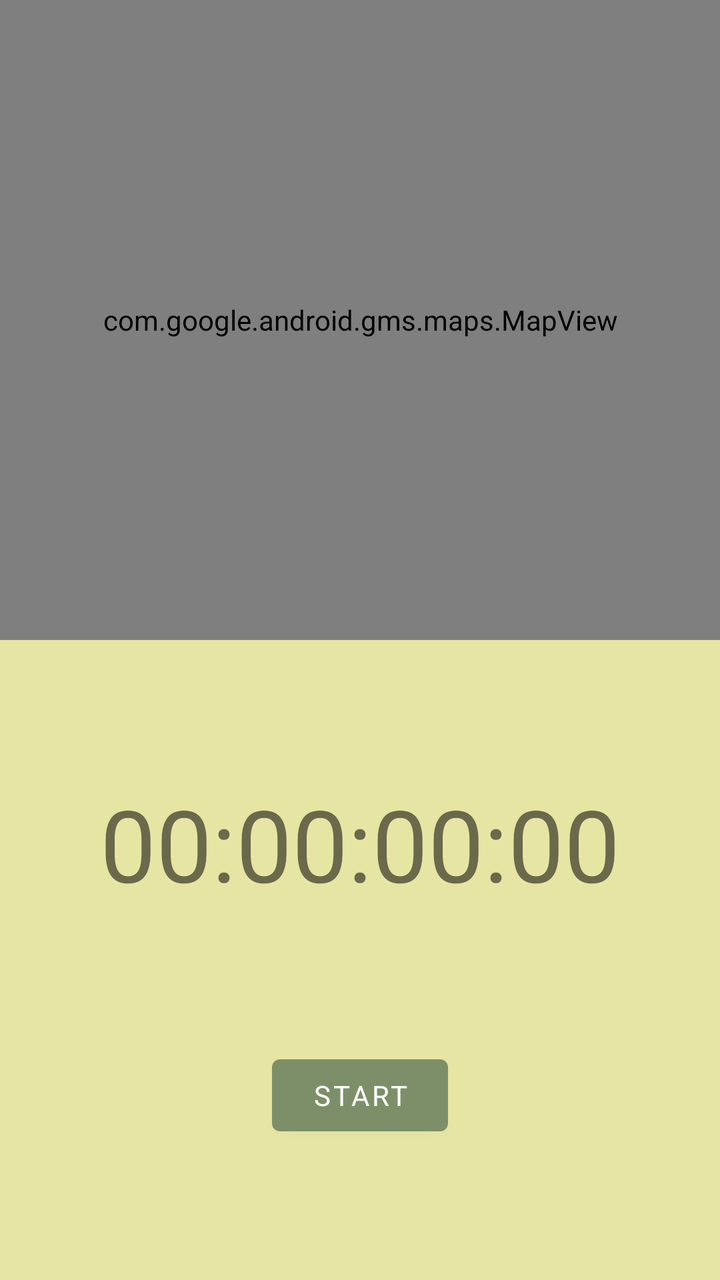
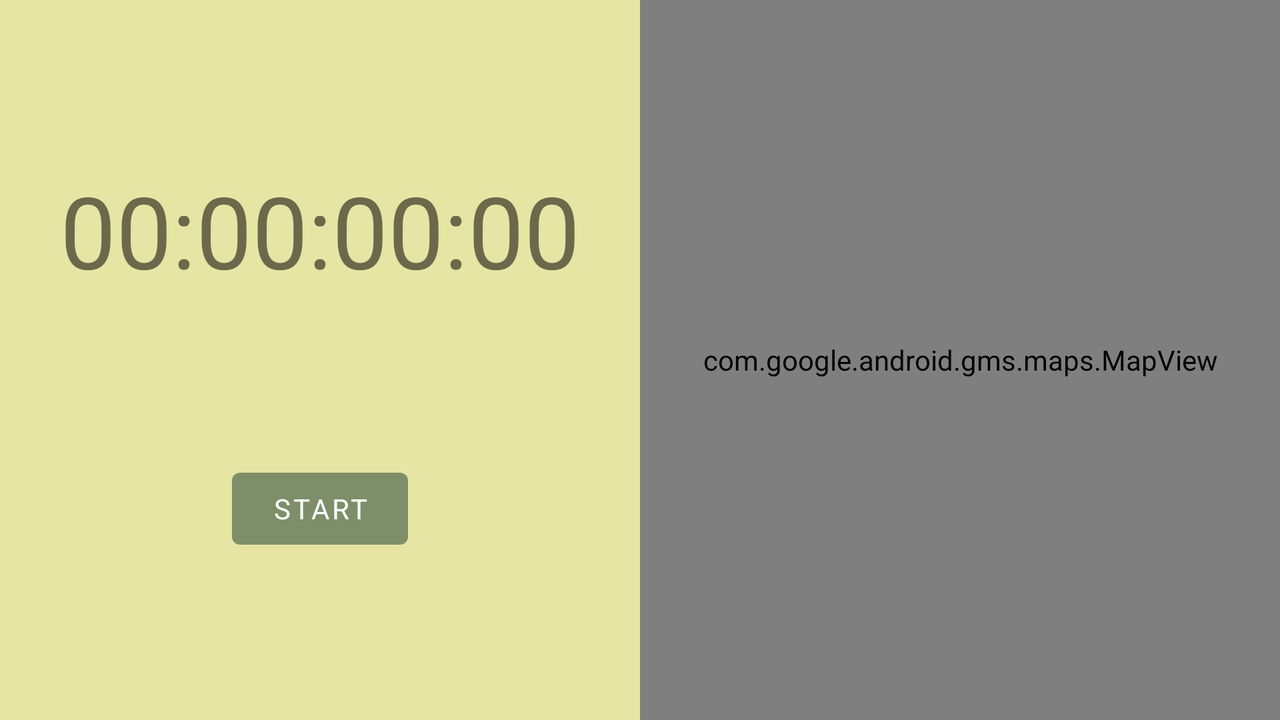

The same Android screen from two of the app's own layout files: first res/layout/ as a phone draws it, then the author's variant for another configuration, drawn on a device whose configuration selects that folder. Both files follow.
<!-- AndroidManifest.xml: application theme Theme.RunningTrackerApp -->
<!-- res/layout/fragment_tracking.xml -->
<?xml version="1.0" encoding="utf-8"?>
<androidx.constraintlayout.widget.ConstraintLayout xmlns:android="http://schemas.android.com/apk/res/android"
    xmlns:app="http://schemas.android.com/apk/res-auto"
    android:layout_width="match_parent"
    android:layout_height="match_parent">

    <androidx.constraintlayout.widget.ConstraintLayout
        android:id="@+id/clInnerLayout"
        android:layout_width="match_parent"
        android:layout_height="0dp"
        android:background="@color/peach_yellow"
        app:layout_constraintBottom_toBottomOf="parent"
        app:layout_constraintEnd_toEndOf="parent"
        app:layout_constraintHorizontal_bias="0.5"
        app:layout_constraintStart_toStartOf="parent"
        app:layout_constraintTop_toBottomOf="@+id/mapView">

        <com.google.android.material.textview.MaterialTextView
            android:id="@+id/tvTimer"
            android:layout_width="wrap_content"
            android:layout_height="wrap_content"
            android:text="@string/_00_00_00_00"
            android:textSize="50sp"
            app:layout_constraintBottom_toTopOf="@+id/btnToggleRun"
            app:layout_constraintEnd_toEndOf="parent"
            app:layout_constraintHorizontal_bias="0.5"
            app:layout_constraintStart_toStartOf="parent"
            app:layout_constraintTop_toTopOf="parent" />

        <com.google.android.material.button.MaterialButton
            android:id="@+id/btnToggleRun"
            android:layout_width="wrap_content"
            android:layout_height="wrap_content"
            android:text="@string/start"
            app:layout_constraintBottom_toBottomOf="parent"
            app:layout_constraintEnd_toStartOf="@+id/btnFinishRun"
            app:layout_constraintHorizontal_bias="0.5"
            app:layout_constraintStart_toStartOf="parent"
            app:layout_constraintTop_toBottomOf="@+id/tvTimer" />

        <com.google.android.material.button.MaterialButton
            android:id="@+id/btnFinishRun"
            android:layout_width="wrap_content"
            android:layout_height="wrap_content"
            android:text="@string/finish_run"
            android:visibility="gone"
            app:layout_constraintBottom_toBottomOf="parent"
            app:layout_constraintEnd_toEndOf="parent"
            app:layout_constraintHorizontal_bias="0.5"
            app:layout_constraintStart_toEndOf="@+id/btnToggleRun"
            app:layout_constraintTop_toBottomOf="@+id/tvTimer" />


    </androidx.constraintlayout.widget.ConstraintLayout>

    <com.google.android.material.textview.MaterialTextView
        android:id="@+id/tvLetsGo"
        android:layout_width="wrap_content"
        android:layout_height="wrap_content"
        android:text="@string/let_s_go_username"
        android:textAlignment="center"
        android:textSize="50sp"
        android:visibility="gone"
        app:layout_constraintBottom_toTopOf="@+id/clInnerLayout"
        app:layout_constraintEnd_toEndOf="parent"
        app:layout_constraintHorizontal_bias="0.5"
        app:layout_constraintStart_toStartOf="parent"
        app:layout_constraintTop_toTopOf="parent" />

    <com.google.android.gms.maps.MapView
        android:id="@+id/mapView"
        android:layout_width="match_parent"
        android:layout_height="0dp"
        app:layout_constraintBottom_toTopOf="@+id/clInnerLayout"
        app:layout_constraintEnd_toEndOf="parent"
        app:layout_constraintHorizontal_bias="0.5"
        app:layout_constraintStart_toStartOf="parent"
        app:layout_constraintTop_toTopOf="parent" />

</androidx.constraintlayout.widget.ConstraintLayout>
<!-- resources referenced by this layout -->
<resources>
  <color name="peach_yellow">#E6E5A3</color>
  <string name="_00_00_00_00">00:00:00:00</string>
  <string name="finish_run">Finish Run</string>
  <string name="let_s_go_username">Let\'s go, USERNAME!</string>
  <string name="start">Start</string>
  <style name="Theme.RunningTrackerApp" parent="Theme.MaterialComponents.DayNight.DarkActionBar">
          
          <item name="colorPrimary">@color/green_grey</item>
          <item name="colorPrimaryVariant">@color/hazel_green</item>
          <item name="colorOnPrimary">@color/white</item>
          
          <item name="colorSecondary">@color/peach_yellow</item>
          <item name="colorSecondaryVariant">@color/green_smoke</item>
          <item name="colorOnSecondary">@color/black</item>
          
          <item name="android:statusBarColor">?attr/colorPrimaryVariant</item>
          
          <item name="fontFamily">@font/lato_regular</item>
          <item name="alertDialogTheme">@style/AlertDialogTheme</item>
  
      </style>
  <color name="green_grey">#7D8F69</color>
  <color name="hazel_green">#557153</color>
  <color name="white">#FFFFFFFF</color>
  <color name="green_smoke">#A9AF7E</color>
  <color name="black">#FF000000</color>
  <style name="AlertDialogTheme" parent="ThemeOverlay.MaterialComponents.Dialog.Alert">
          <item name="buttonBarPositiveButtonStyle">@style/PositiveButtonStyle</item>
          <item name="buttonBarNegativeButtonStyle">@style/NegativeButtonStyle</item>
      </style>
  <style name="PositiveButtonStyle" parent="Widget.MaterialComponents.Button.TextButton.Dialog">
          <item name="android:textColor">@color/colorAccent</item>
      </style>
  <style name="NegativeButtonStyle" parent="Widget.MaterialComponents.Button.TextButton.Dialog">
          <item name="android:textColor">@color/colorAccent</item>
      </style>
  <color name="colorAccent">#F0FF42</color>
</resources>
<!-- res/layout-land/fragment_tracking.xml (the author's variant of the layout above) -->
<!-- drawn on the phone turned sideways -->
<?xml version="1.0" encoding="utf-8"?>
<androidx.constraintlayout.widget.ConstraintLayout xmlns:android="http://schemas.android.com/apk/res/android"
    xmlns:app="http://schemas.android.com/apk/res-auto"
    android:layout_width="match_parent"
    android:layout_height="match_parent">

    <androidx.constraintlayout.widget.ConstraintLayout
        android:id="@+id/clInnerLayout"
        android:layout_width="0dp"
        android:layout_height="0dp"
        android:background="@color/peach_yellow"
        app:layout_constraintBottom_toBottomOf="parent"
        app:layout_constraintEnd_toStartOf="@+id/mapView"
        app:layout_constraintHorizontal_bias="0.5"
        app:layout_constraintStart_toStartOf="parent"
        app:layout_constraintTop_toTopOf="parent">

        <com.google.android.material.textview.MaterialTextView
            android:id="@+id/tvTimer"
            android:layout_width="wrap_content"
            android:layout_height="wrap_content"
            android:text="@string/_00_00_00_00"
            android:textSize="50sp"
            app:layout_constraintBottom_toTopOf="@+id/btnToggleRun"
            app:layout_constraintEnd_toEndOf="parent"
            app:layout_constraintHorizontal_bias="0.5"
            app:layout_constraintStart_toStartOf="parent"
            app:layout_constraintTop_toTopOf="parent" />

        <com.google.android.material.button.MaterialButton
            android:id="@+id/btnToggleRun"
            android:layout_width="wrap_content"
            android:layout_height="wrap_content"
            android:text="@string/start"
            app:layout_constraintBottom_toBottomOf="parent"
            app:layout_constraintEnd_toStartOf="@+id/btnFinishRun"
            app:layout_constraintHorizontal_bias="0.5"
            app:layout_constraintStart_toStartOf="parent"
            app:layout_constraintTop_toBottomOf="@+id/tvTimer" />

        <com.google.android.material.button.MaterialButton
            android:id="@+id/btnFinishRun"
            android:layout_width="wrap_content"
            android:layout_height="wrap_content"
            android:text="@string/finish_run"
            android:visibility="gone"
            app:layout_constraintBottom_toBottomOf="parent"
            app:layout_constraintEnd_toEndOf="parent"
            app:layout_constraintHorizontal_bias="0.5"
            app:layout_constraintStart_toEndOf="@+id/btnToggleRun"
            app:layout_constraintTop_toBottomOf="@+id/tvTimer" />

    </androidx.constraintlayout.widget.ConstraintLayout>

    <com.google.android.gms.maps.MapView
        android:id="@+id/mapView"
        android:layout_width="0dp"
        android:layout_height="0dp"
        android:visibility="visible"
        app:layout_constraintBottom_toBottomOf="parent"
        app:layout_constraintEnd_toEndOf="parent"
        app:layout_constraintHorizontal_bias="0.5"
        app:layout_constraintStart_toEndOf="@+id/clInnerLayout"
        app:layout_constraintTop_toTopOf="parent" />

</androidx.constraintlayout.widget.ConstraintLayout>
<!-- resources referenced by the variant -->
<!-- as the phone turned sideways resolves them -->
<resources>
  <color name="peach_yellow">#E6E5A3</color>
  <string name="_00_00_00_00">00:00:00:00</string>
  <string name="finish_run">Finish Run</string>
  <string name="start">Start</string>
  <style name="Theme.RunningTrackerApp" parent="Theme.MaterialComponents.DayNight.DarkActionBar">
          
          <item name="colorPrimary">@color/green_grey</item>
          <item name="colorPrimaryVariant">@color/hazel_green</item>
          <item name="colorOnPrimary">@color/white</item>
          
          <item name="colorSecondary">@color/peach_yellow</item>
          <item name="colorSecondaryVariant">@color/green_smoke</item>
          <item name="colorOnSecondary">@color/black</item>
          
          <item name="android:statusBarColor">?attr/colorPrimaryVariant</item>
          
          <item name="fontFamily">@font/lato_regular</item>
          <item name="alertDialogTheme">@style/AlertDialogTheme</item>
  
      </style>
  <color name="green_grey">#7D8F69</color>
  <color name="hazel_green">#557153</color>
  <color name="white">#FFFFFFFF</color>
  <color name="green_smoke">#A9AF7E</color>
  <color name="black">#FF000000</color>
  <style name="AlertDialogTheme" parent="ThemeOverlay.MaterialComponents.Dialog.Alert">
          <item name="buttonBarPositiveButtonStyle">@style/PositiveButtonStyle</item>
          <item name="buttonBarNegativeButtonStyle">@style/NegativeButtonStyle</item>
      </style>
  <style name="PositiveButtonStyle" parent="Widget.MaterialComponents.Button.TextButton.Dialog">
          <item name="android:textColor">@color/colorAccent</item>
      </style>
  <style name="NegativeButtonStyle" parent="Widget.MaterialComponents.Button.TextButton.Dialog">
          <item name="android:textColor">@color/colorAccent</item>
      </style>
  <color name="colorAccent">#F0FF42</color>
</resources>
